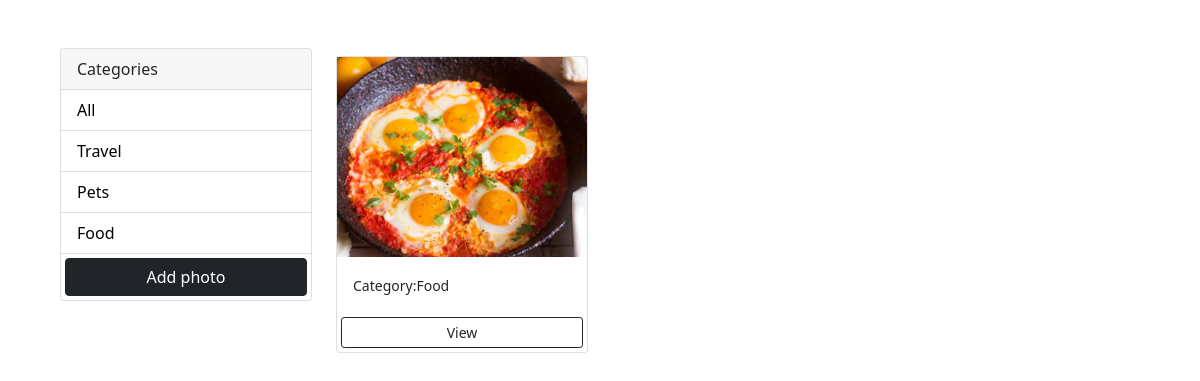
The app's page /?category=Food with its own data.
### photos/models.py (models this page shows, shortened)
class Category(models.Model):
    name = models.CharField(max_length=100 , null=False , blank = False)

class Photo(models.Model):
    category = models.ForeignKey(Category , on_delete = models.SET_NULL ,null =True , blank =True )
    image = models.ImageField(null = False , blank = False)
    description = models.TextField(max_length=500 , null=False , blank = False )

### photos/views.py (the view)
# urls.py: path('', views.gallery , name='gallery'),
def gallery(request):
    category = request.GET.get('category')
    if category == None:
        photos = Photo.objects.all()
    else:
        photos = Photo.objects.filter(category__name = category)
    categories = Category.objects.all()
    context = {'categories' :categories , 'photos' :photos}
    return render(request,'photos/gallery.html' , context)

### photos/templates/photos/gallery.html (shortened to what this page needs)
<!DOCTYPE html>
<html lang="en" dir="ltr">
  <head>
    <link href="https://cdn.jsdelivr.net/npm/bootstrap@5.1.0/dist/css/bootstrap.min.css" rel="stylesheet">
  </head>
  <body class="m-5">
    <div class="container">
        <div class="row">
          <div class="col-md-3">
            <div class="card">
              <div class="card-header">
                Categories
              </div>
              <ul class="list-group list-group-flush">
                <li class="list-group-item">
                  <a href="{% url 'gallery' %}">All</a>
                </li>
                {% for category in categories %}
                  <li class="list-group-item">
                    <a href="{% url 'gallery' %}?category={{category.name}}">{{category.name}}</a>
                  </li>
                {% endfor %}
                    <a href="{% url 'add' %}"class="btn btn-block btn-dark m-1">Add photo</a>
              </ul>
            </div>
          </div>
          <div class="col-md-9">
            <div class="row">
              {% for photo in photos %}
              <div class="col-md-4">
                <div class="card my-2">
                  <img src="{{photo.image.url}}"
                   class="image-thumbail"
                    alt="image">
                  <div class="card-body">
                    <small>Category:{{photo.category.name}}</small>
                  </div>
                  <a href="{% url 'photo' photo.id %}"class="btn btn-outline-dark btn-sm m-1">View</a>
                </div>
              </div>
              {% empty %}
              <h3>NO PHOTO ... </h3>
              {% endfor %}
            </div>
          </div>
        </div>
      </div>
  </body>
</html>

### photos/templates/photos/gallery.html (style rules this page uses)
.image-thumbail { height: 200px; object-fit: cover; }
.list-group-item a { text-decoration: none; color: black; }

### records on screen
Category: name "Travel"
Category: name "Pets"
Category: name "Food"
Photo: image (picture), category.name "Food"
